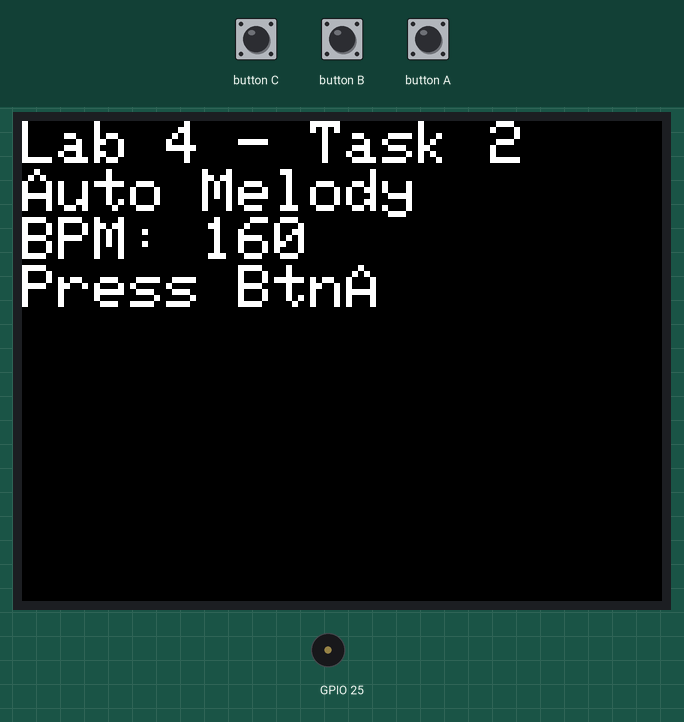
Simulated run of this sketch. Board: ESP32. Parts: 320×240 colour display, buzzer (waves = sounding). The test bench sets the inputs (shaded band).

Above: at 1.4 s.
1.5 s: button A pressed for 0.15 s
At 4.6 s:
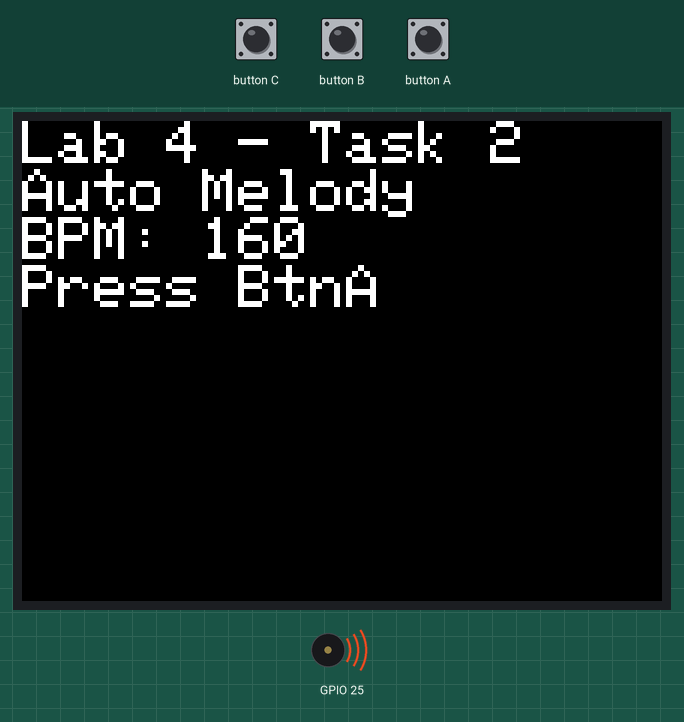
Timing chart, 0 to 8.2 s (numbered marks = the images above; inputs shaded):
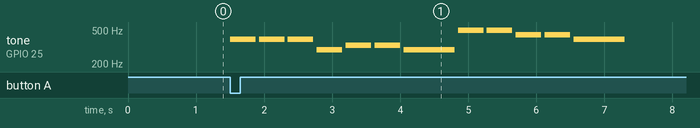

The sketch:

AutoMelodyLab_4_2.ino
```cpp
#include <M5Unified.h>
// Note frequencies for octave 4
#define C4 262
#define D4 294
#define E4 330
#define F4 349
#define G4 392
#define A4 440
#define B4 494
#define MSEC_PER_MIN 60000
#define DEFAULT_TEMPO 160
// Melody: Old MacDonald Had a Farm (E I E I O)
int melody[] = { G4, G4, G4, D4, E4, E4, D4, B4, B4, A4, A4, G4 };
int noteValues[] = {1, 1, 1, 1, 1, 1, 2, 1, 1, 1, 1, 2};
// note value 1 = one beat, 2 = two beats (held longer)
// Automatically count the number of notes -- no need to change this
int numNotes = sizeof(melody) / sizeof(melody[0]);
int tempo = DEFAULT_TEMPO;  // BPM - TODO 2.5: try changing this value
void setup() {
  // initialize M5Stack and speaker
  M5.begin();
  M5.Speaker.setVolume(160);
  M5.Display.setTextSize(3);
  showInfo(tempo);
}
void loop() {
  M5.update();
  if (M5.BtnA.wasPressed()) {
    for (int i = 0; i < numNotes; i++) {
      int playTime = noteValues[i] * (MSEC_PER_MIN / tempo);
      M5.Speaker.tone(melody[i], playTime);
      delay(playTime);
      delay(50);
      // TODO 2.2: wait for playTime to finish
      // TODO 2.3: wait a short gap between notes
    }
  }
}

void showInfo(int currentTempo) {
  M5.Display.clear();
  M5.Display.println("Lab 4 - Task 2");
  M5.Display.println("Auto Melody");
  M5.Display.print("BPM: ");
  M5.Display.println(currentTempo);
  M5.Display.println("Press BtnA");
}
```

Measured:
- after the input at 1.5 s, tone on GPIO 25: plays 392 Hz for 0.38 s, 392 Hz for 0.38 s, 392 Hz for 0.38 s, 294 Hz for 0.38 s, 330 Hz for 0.38 s, 330 Hz for 0.38 s … (12 notes in this stretch), starting at once
